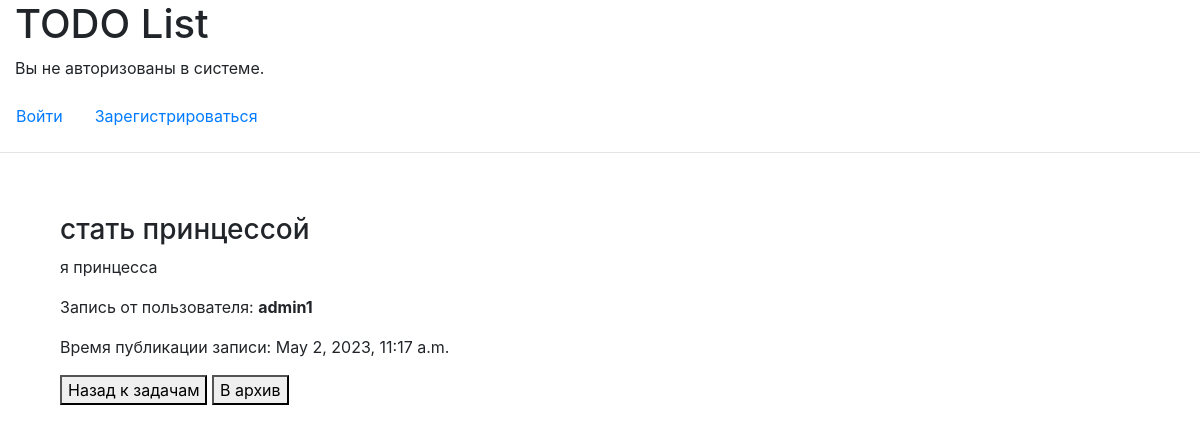
The page /todo/stat-printsessoi on the database its author committed.
### todo/models.py (models this page shows, shortened)
class Action(models.Model): # Название таблицы в базе данных
    STATUS_CHOICE = (
        ('опубликовано', 'Опубликовано'),
        ('неопубликовано', 'Неопубликовано'),
    )
    title = models.CharField( # CharField - поле с буквенными символами в базе данных
        max_length=100, # Лимит на количество символов содержащихся в поле
        null=True, # Может ли поле содержать пустое (null) значение
        blank=True, # Будт ли необходимым заполнять поле в формах
        verbose_name='Заголовок задачи', # Название поля в админ панели
    )
    slug = models.SlugField( # SlugField - поле хранящее уникальное отображение названия в ссылке
        max_length=255,
        unique_for_date='publish', # Обеспечение уникальности каждой записи из todo list
        verbose_name='Ссылка на запись',
    )
    user = models.ForeignKey( # ForeignKey - внешний ключ-ссылка, связывающая пользователя и запись
        User, # Модель пользователя Django (не кастомная)
        on_delete=models.CASCADE, # Особенность удаления записей связанных с данным автором (вытекает напрямую из SQL)
        related_name='todo_action', # Обратная связь от User'a к Action - можно получить доступ к связанным объектам автора
    )
    content = models.TextField(
        verbose_name='Контент задачи',
    )
    publish = models.DateTimeField( # DateTimeField - поле содержащее дату и точное время поля
        default=timezone.now(), # Время публикации записи (то же самое что и datetime.now(), только с учетом зоны)
        verbose_name='Время публикации'
    )
    created = models.DateTimeField(
        auto_now_add=True, # Создает временную метку в тот момент, когда запись появляется в базе данных
        verbose_name='Время создания задачи', # Название поля в админ панели
    )
    updated = models.DateTimeField(
        auto_now=True, # Дата сохраняется автоматически при сохранении объекта
        verbose_name='Время изменения задачи',
    )
    status = models.CharField(
        max_length=20,
        choices=STATUS_CHOICE,
        default='опубликовано',
    )
    class Meta:
        ordering = ['-publish'] # Порядок вывода записей в админ панели
        verbose_name = 'Список дел' # Название для отображения модели в админ панели
        verbose_name_plural = 'Список дел' # Название для отображения модели в админ панели во множественном числе

### todo/views.py (the view)
        def wraps(*args, **kwargs):
            result = func(*args, **kwargs)
            if isinstance(result, tuple):
                context = {
                        'objs': result[0],
                        'is_archived': result[1],
                    }
            else:
                context = {
                    'objs': result,
                }
            return render(
                args[0],
                template,
                context,
            )

### todo/views.py (called while the page is built)
def choose_template(template):
    def render_todos(func):
        def wraps(*args, **kwargs):
            result = func(*args, **kwargs)
            if isinstance(result, tuple):
                context = {
                        'objs': result[0],
                        'is_archived': result[1],
                    }
            else:
                context = {
                    'objs': result,
                }
            return render(
                args[0],
                template,
                context,
            )
        return wraps
    return render_todos

@choose_template('todo/action.html')
def todo(request, slug):
    return Action.objects.filter(slug=slug).get()

### todo/templates/todo/action.html
{% extends 'todo/layout.html' %}
{% block body %}
<div style="margin: 30px; padding: 30px;">
    <h3>{{ objs.title }}</h3>
    <p>{{ objs.content }}</p>
    <p>Запись от пользователя: <strong>{{ objs.user }}</strong></p>
    <p>Время публикации записи: <data value="{{ obj.publish }}">{{ objs.publish }}</data></p>
    <a href="{% url 'index' %}"><button type="button">Назад к задачам</button></a>
    {% if objs.status == 'опубликовано' %}
        <a href="{% url 'to_archive' slug=objs.slug %}"><button type="button">В архив</button></a>
    {% else %}
        <a href="{% url 'from_archive' slug=objs.slug %}"><button type="button">Из архива</button></a>
    {% endif %}
</div>
{% endblock %}

### rows shown on the page
Action: title "стать принцессой", content "я принцесса", user "admin1", publish "May 2, 2023, 11:17 a.m."
